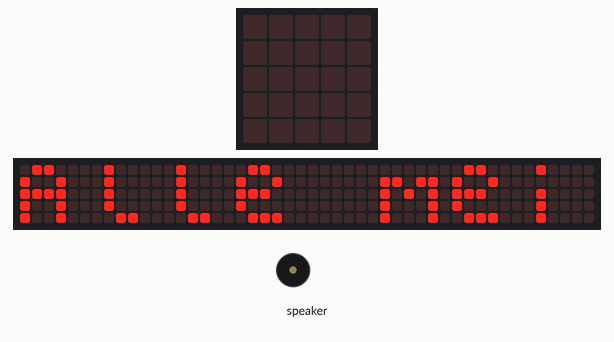
Bench run of a program on a simulated Calliope mini (MakeCode). Parts: the board's 5×5 LED display, a strip that is not on the board, showing the scrolling text unrolled, buzzer (waves = sounding). The 48×5 strip is a reading aid, not a part: it shows the text the display is scrolling, unrolled, one strip-width of it at a time. At 22.2 s the program stops and its outputs stay as they are.

Above: at 0.1 s.
At 4.7 s:
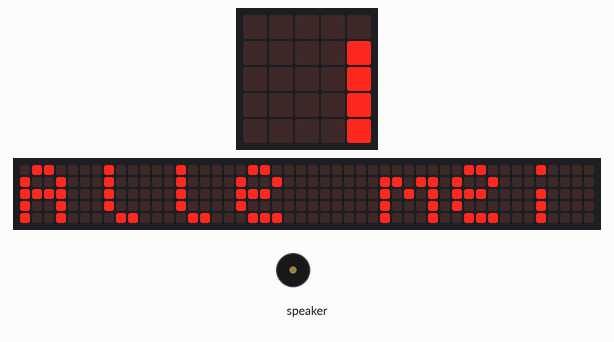
At 9.5 s:
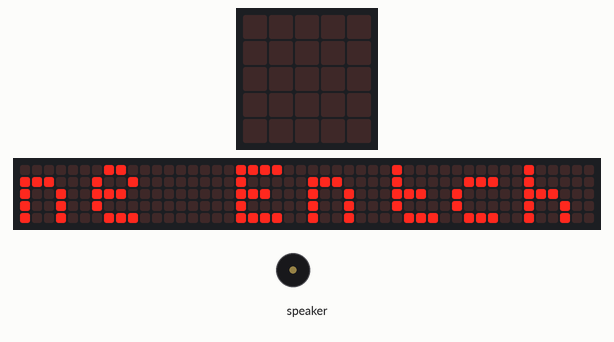
At 16.7 s:
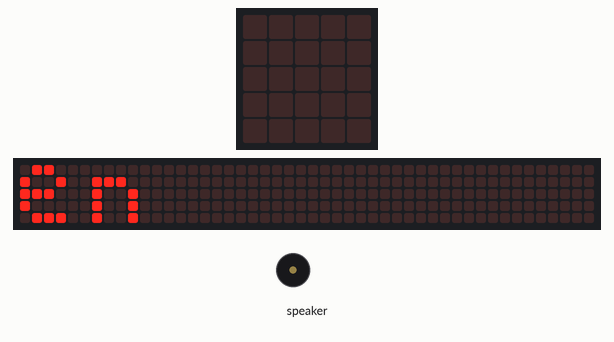
Timing chart, 0 to 23.7 s (numbered marks = the images above):
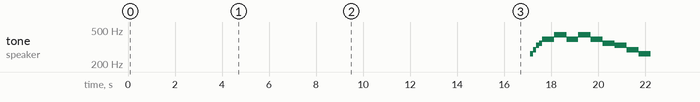

Measured:
- what the display in image 2 shows lasts 0.6 s, from 9.5 s to 10.1 s

The program:

main.ts
```typescript
basic.showString("Alle meine Entchen")
control.waitMicros(1000)
music.playTone(262, music.beat(BeatFraction.Quarter))
music.playTone(294, music.beat(BeatFraction.Quarter))
music.playTone(330, music.beat(BeatFraction.Quarter))
music.playTone(349, music.beat(BeatFraction.Quarter))
music.playTone(392, music.beat(BeatFraction.Half))
music.playTone(392, music.beat(BeatFraction.Half))
music.playTone(440, music.beat(BeatFraction.Quarter))
music.playTone(440, music.beat(BeatFraction.Quarter))
music.playTone(440, music.beat(BeatFraction.Quarter))
music.playTone(440, music.beat(BeatFraction.Quarter))
music.playTone(392, music.beat(BeatFraction.Whole))
music.playTone(440, music.beat(BeatFraction.Quarter))
music.playTone(440, music.beat(BeatFraction.Quarter))
music.playTone(440, music.beat(BeatFraction.Quarter))
music.playTone(440, music.beat(BeatFraction.Quarter))
music.playTone(392, music.beat(BeatFraction.Whole))
music.playTone(349, music.beat(BeatFraction.Quarter))
music.playTone(349, music.beat(BeatFraction.Quarter))
music.playTone(349, music.beat(BeatFraction.Quarter))
music.playTone(349, music.beat(BeatFraction.Quarter))
music.playTone(330, music.beat(BeatFraction.Half))
music.playTone(330, music.beat(BeatFraction.Half))
music.playTone(294, music.beat(BeatFraction.Quarter))
music.playTone(294, music.beat(BeatFraction.Quarter))
music.playTone(294, music.beat(BeatFraction.Quarter))
music.playTone(294, music.beat(BeatFraction.Quarter))
music.playTone(262, music.beat(BeatFraction.Whole))
```

test.ts
```typescript
// Hier kann man Tests durchführen; diese Datei wird nicht kompiliert, wenn dieses Paket als Erweiterung verwendet wird.
```
